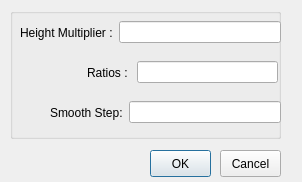
<?xml version="1.0" encoding="UTF-8"?>
<ui version="4.0">
 <class>HeightMapRadiusRatio</class>
 <widget class="QDialog" name="HeightMapRadiusRatio">
  <property name="geometry">
   <rect>
    <x>0</x>
    <y>0</y>
    <width>302</width>
    <height>182</height>
   </rect>
  </property>
  <property name="windowTitle">
   <string>Dialog</string>
  </property>
  <widget class="QPushButton" name="ok_btn_action">
   <property name="geometry">
    <rect>
     <x>150</x>
     <y>150</y>
     <width>61</width>
     <height>27</height>
    </rect>
   </property>
   <property name="text">
    <string>OK</string>
   </property>
  </widget>
  <widget class="QPushButton" name="cancel_btn_action">
   <property name="geometry">
    <rect>
     <x>220</x>
     <y>150</y>
     <width>61</width>
     <height>27</height>
    </rect>
   </property>
   <property name="text">
    <string>Cancel</string>
   </property>
  </widget>
  <widget class="QGroupBox" name="group_box_1">
   <property name="geometry">
    <rect>
     <x>10</x>
     <y>8</y>
     <width>271</width>
     <height>131</height>
    </rect>
   </property>
   <property name="title">
    <string/>
   </property>
   <widget class="QWidget" name="layoutWidget">
    <property name="geometry">
     <rect>
      <x>40</x>
      <y>90</y>
      <width>231</width>
      <height>29</height>
     </rect>
    </property>
    <layout class="QHBoxLayout" name="horizontalLayout">
     <item>
      <widget class="QLabel" name="label_3">
       <property name="text">
        <string>Smooth Step:</string>
       </property>
      </widget>
     </item>
     <item>
      <widget class="QLineEdit" name="smooth_step_action_"/>
     </item>
    </layout>
   </widget>
   <widget class="QWidget" name="layoutWidget">
    <property name="geometry">
     <rect>
      <x>77</x>
      <y>50</y>
      <width>191</width>
      <height>29</height>
     </rect>
    </property>
    <layout class="QHBoxLayout" name="horizontalLayout_2">
     <item>
      <widget class="QLabel" name="label">
       <property name="text">
        <string>Ratios : </string>
       </property>
      </widget>
     </item>
     <item>
      <widget class="QLineEdit" name="ratio_action_"/>
     </item>
    </layout>
   </widget>
   <widget class="QWidget" name="layoutWidget">
    <property name="geometry">
     <rect>
      <x>10</x>
      <y>10</y>
      <width>261</width>
      <height>29</height>
     </rect>
    </property>
    <layout class="QHBoxLayout" name="horizontalLayout_3">
     <item>
      <widget class="QLabel" name="label_2">
       <property name="text">
        <string>Height Multiplier :</string>
       </property>
      </widget>
     </item>
     <item>
      <widget class="QLineEdit" name="multiplier_action_"/>
     </item>
    </layout>
   </widget>
  </widget>
 </widget>
 <resources/>
 <connections/>
</ui>
